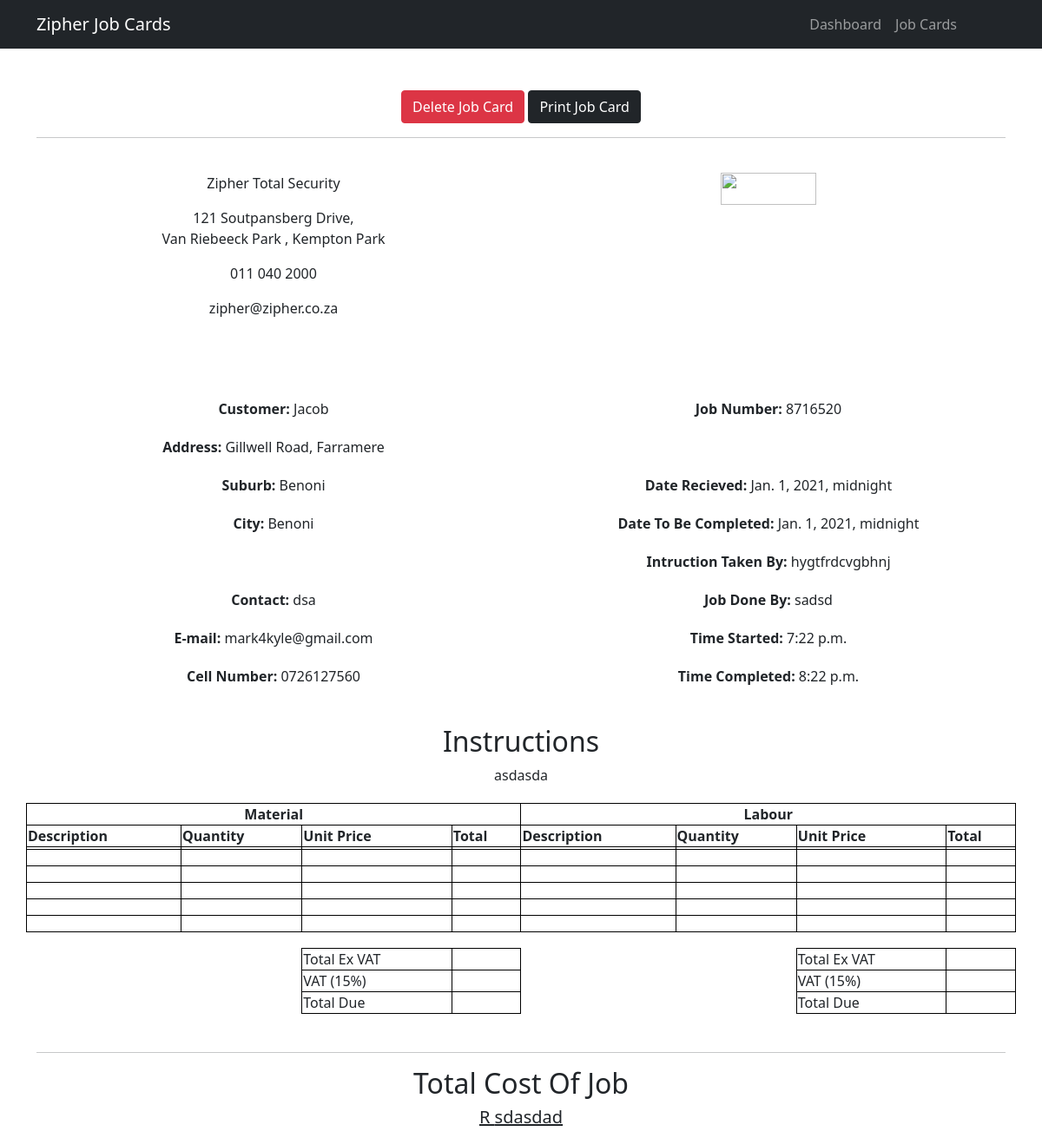
/zipherJobCards/viewJobCard/7, run on the app's committed database.
### main/models.py (models this page shows)
class jobCardsClass(models.Model):
    customerName = models.CharField("Customer Name",max_length=50 , blank=False)
    addressStreetNo = models.CharField(max_length=50 , blank=False)
    addressStreet = models.CharField(max_length=50 , blank=False)
    addressSuburb = models.CharField(max_length=50, blank=True )
    addressCity = models.CharField(max_length=50, blank=True )
    contact = models.CharField(max_length=50, blank=False )
    mail = models.CharField(max_length=50, blank=True )
    CellNo = models.CharField(max_length=50, blank=True )
    jobNumber = models.CharField(max_length=50, blank=True )
    dateRecieved = models.DateTimeField(auto_now=False, auto_now_add=False)
    dateToBeCompleted = models.DateTimeField(auto_now=False, auto_now_add=False)
    instructionBy = models.CharField(max_length=50, blank=True )
    jobDoneBy = models.CharField(max_length=50, blank=True )
    timeStarted = models.TimeField(auto_now=False, auto_now_add=False)
    timeCompleted = models.TimeField(auto_now=False, auto_now_add=False)
    Instructions = models.TextField(max_length=255)
    matDescription1 =models.CharField(max_length=50, blank=True )
    matDescription2 = models.CharField(max_length=50, blank=True)
    matDescription3 = models.CharField(max_length=50, blank=True)
    matDescription4 = models.CharField(max_length=50, blank=True)
    matDescription5 = models.CharField(max_length=50, blank=True)
    matDescription6 = models.CharField(max_length=50, blank=True)
    matQuantity1 =models.CharField(max_length=50, blank=True )
    matQuantity2 = models.CharField(max_length=50, blank=True)
    matQuantity3 = models.CharField(max_length=50, blank=True)
    matQuantity4 = models.CharField(max_length=50, blank=True)
    matQuantity5 = models.CharField(max_length=50, blank=True)
    matQuantity6 = models.CharField(max_length=50, blank=True)
    matUnitPrice1 =models.CharField(max_length=50, blank=True )
    matUnitPrice2 = models.CharField(max_length=50, blank=True)
    matUnitPrice3 = models.CharField(max_length=50, blank=True)
    matUnitPrice4 = models.CharField(max_length=50, blank=True)
    matUnitPrice5 = models.CharField(max_length=50, blank=True)
    matUnitPrice6 = models.CharField(max_length=50, blank=True)
    matTotal1 =models.CharField(max_length=50, blank=True )
    matTotal2 =models.CharField(max_length=50, blank=True )
    matTotal3 = models.CharField(max_length=50, blank=True)
    matTotal4 = models.CharField(max_length=50, blank=True)
    matTotal5 = models.CharField(max_length=50, blank=True)
    matTotal6 = models.CharField(max_length=50, blank=True)
    labDescription1 =models.CharField(max_length=50, blank=True )
    labDescription2 =models.CharField(max_length=50, blank=True )
    labDescription3 =models.CharField(max_length=50, blank=True )
    labDescription4 =models.CharField(max_length=50, blank=True )
    labDescription5 =models.CharField(max_length=50, blank=True )
    labDescription6 =models.CharField(max_length=50, blank=True )
    labQuantity1 =models.CharField(max_length=50, blank=True )
    labQuantity2 =models.CharField(max_length=50, blank=True )
    labQuantity3 =models.CharField(max_length=50, blank=True )
    labQuantity4 =models.CharField(max_length=50, blank=True )
    labQuantity5 =models.CharField(max_length=50, blank=True )
    labQuantity6 =models.CharField(max_length=50, blank=True )
    labUnitPrice1 =models.CharField(max_length=50, blank=True )
    labUnitPrice2 =models.CharField(max_length=50, blank=True )
    labUnitPrice3 =models.CharField(max_length=50, blank=True )
    labUnitPrice4 =models.CharField(max_length=50, blank=True )
    labUnitPrice5 =models.CharField(max_length=50, blank=True )
    labUnitPrice6 =models.CharField(max_length=50, blank=True )
    labTotal1 =models.CharField(max_length=50, blank=True )
    labTotal2 =models.CharField(max_length=50, blank=True )
    labTotal3 =models.CharField(max_length=50, blank=True )
    labTotal4 =models.CharField(max_length=50, blank=True )
    labTotal5 =models.CharField(max_length=50, blank=True )
    labTotal6 =models.CharField(max_length=50, blank=True )
    matTotalExVat = models.CharField(max_length=50, blank=True)
    matVat = models.CharField(max_length=50, blank=True)
    matTotalDue = models.CharField(max_length=50, blank=True)
    labTotalExVat = models.CharField(max_length=50, blank=True )
    labVat = models.CharField(max_length=50, blank=True )
    labTotalDue = models.CharField(max_length=50, blank=True )
    totalCostOfJob = models.CharField(max_length=50, blank=True)

### main/views.py (the view)
# urls.py: path('zipherJobCards/viewJobCard/<int:jobCard_pk>' , views.viewJobCard , name='viewJobCard'),
def viewJobCard(request, jobCard_pk):
    card = get_object_or_404(jobCardsClass, pk=jobCard_pk)
    if request.method == 'GET':
        form = jobCardForm(instance=card)
        return render(request, 'main/viewSettings.html', {'card': card, 'form':form})
    return render(request, 'main/viewSettings.html', {'card': card})

### main/templates/main/viewSettings.html (shortened to what this page needs)
{% extends "main/base.html"%}
{% block content %}
<div class="container" style="text-align:center">
            <a class="btn btn-danger" href="{% url 'deleteJobCard' card.id %}">Delete Job Card</a>
            <a class="btn btn-dark" href="{% url 'printJobCard' card.id %}">Print Job Card</a>
    <br>
    <hr>
    <br>
    <div class="row mb-1">
        <div class="col">
            <p>Zipher Total Security </p>
            <p style="line-heght: .5">121 Soutpansberg Drive,<br>
            Van Riebeeck Park , Kempton Park</p>
            <p>011 040 2000</p>
            <p>zipher@zipher.co.za</p>
        </div>
        <div class="col">
            <img style="width: 45%;" src="https://i.imgur.com/OKQZDFY.png">
        </div>
    </div>
    <br>
    <br>
    <br>
    <div class="row mb-1">
        <div class="col">
            <p><b>Customer:</b> {{ card.customerName }}</p>
        </div>
        <div class="col">
            <p><b>Job Number:</b> {{ card.jobNumber }}</p>
        </div>
    </div>
    <div class="row mb-1">
        <div class="col">
            <p><b>Address:</b> {{ card.addressStreetNo }}, {{ card.addressStreet }}</p>
        </div>
        <div class="col">
        </div>
    </div>
    <div class="row mb-1">
        <div class="col">
            <p><b>Suburb: </b> {{ card.addressSuburb }}</p>
        </div>
        <div class="col">
            <p><b>Date Recieved: </b> {{ card.dateRecieved }}</p>
        </div>
    </div>
    <div class="row mb-1">
        <div class="col">
            <p><b>City: </b> {{ card.addressCity }}</p>
        </div>
        <div class="col">
                <p><b>Date To Be Completed: </b> {{ card.dateToBeCompleted }}</p>
        </div>
    </div>
    <div class="row mb-1">
        <div class="col">
        </div>
        <div class="col">
                <p><b>Intruction Taken By: </b> {{ card.instructionBy }}</p>
        </div>
    </div>
    <div class="row mb-1">
        <div class="col">
            <p><b>Contact: </b> {{ card.contact }}</p>
        </div>
        <div class="col">
                <p><b>Job Done By: </b> {{ card.jobDoneBy }}</p>
        </div>
    </div>
    <div class="row mb-1">
        <div class="col">
            <p><b>E-mail: </b> {{ card.mail }}</p>
        </div>
        <div class="col">
                <p><b>Time Started: </b> {{ card.timeStarted }}</p>
        </div>
    </div>
    <div class="row mb-1">
        <div class="col">
            <p><b>Cell Number: </b> {{ card.CellNo }}</p>
        </div>
        <div class="col">
                <p><b>Time Completed: </b> {{ card.timeCompleted }}</p>
        </div>
    </div>
    <br>
    <div class="row mb-1">
        <h2>Instructions</h2>
        <br>
        <p>{{ card.Instructions }}</p>
    </div>
    <div class="row mb-1">
        <table  ">
            <tr>
                <th colspan="4" style="text-align: center; border: 1px solid black;"><b>Material</b></th>
                <th colspan="4" style="text-align: center; border: 1px solid black;"><b>Labour</b></th>
            </tr>
            <tr>
                <th style="border: 1px solid black;">Description</th>
                <th style="border: 1px solid black;">Quantity</th>
                <th style="border: 1px solid black;">Unit Price</th>
                <th style="border: 1px solid black;">Total</th>
                <th style="border: 1px solid black;">Description</th>
                <th style="border: 1px solid black;">Quantity</th>
                <th style="border: 1px solid black;">Unit Price</th>
                <th style="border: 1px solid black;">Total</th>
            </tr>
            <tr>
                <td style="border: 1px solid black;">{{ card.matDescription1 }}</td>
                <td style="border: 1px solid black;">{{ card.matQuantity1 }}</td>
                <td style="border: 1px solid black;">{{ card.matUnitPrice1 }}</td>
                <td style="border: 1px solid black;">{{ card.matTotal1 }}</td>
                <td style="border: 1px solid black;">{{ card.labDescription1 }}</td>
                <td style="border: 1px solid black;"> {{ card.labQuantity1 }}</td>
                <td style="border: 1px solid black;">{{ card.labUnitPrice1 }}</td>
                <td style="border: 1px solid black;">{{ card.labTotal1 }}</td>
            </tr>
            <tr>
                <td style="border: 1px solid black;"><p>{{ card.matDescription2 }} </p></td>
                <td style="border: 1px solid black;">{{ card.matQuantity2 }}</td>
                <td style="border: 1px solid black;">{{ card.matUnitPrice2 }}</td>
                <td style="border: 1px solid black;">{{ card.matTotal2 }}</td>
                <td style="border: 1px solid black;"><p>{{ card.labDescription2 }}</p></td>
                <td style="border: 1px solid black;"> {{ card.labQuantity2 }}</td>
                <td style="border: 1px solid black;">{{ card.labUnitPrice2 }}</td>
                <td style="border: 1px solid black;">{{ card.labTotal2 }}</td>
            </tr>
            <tr>
                <td style="border: 1px solid black;"><p>{{ card.matDescription3 }}</p></td>
                <td style="border: 1px solid black;">{{ card.matQuantity3 }}</td>
                <td style="border: 1px solid black;">{{ card.matUnitPrice3 }}</td>
                <td style="border: 1px solid black;">{{ card.matTotal3 }}</td>
                <td style="border: 1px solid black;">{{ card.labDescription3 }}</td>
                <td style="border: 1px solid black;"> {{ card.labQuantity3 }}</td>
                <td style="border: 1px solid black;">{{ card.labUnitPrice3 }}</td>
                <td style="border: 1px solid black;">{{ card.labTotal3 }}</td>
            </tr>
            <tr>
                <td style="border: 1px solid black;"><p>{{ card.matDescription4 }}</p></td>
                <td style="border: 1px solid black;">{{ card.matQuantity4 }}</td>
                <td style="border: 1px solid black;">{{ card.matUnitPrice4 }}</td>
                <td style="border: 1px solid black;">{{ card.matTotal4 }}</td>
                <td style="border: 1px solid black;">{{ card.labDescription4 }}</td>
                <td style="border: 1px solid black;"> {{ card.labQuantity4 }}</td>
                <td style="border: 1px solid black;">{{ card.labUnitPrice4 }}</td>
                <td style="border: 1px solid black;">{{ card.labTotal4 }}</td>
            </tr>
            <tr>
                <td style="border: 1px solid black;"><p>{{ card.matDescription5 }}</p></td>
                <td style="border: 1px solid black;">{{ card.matQuantity5 }}</td>
                <td style="border: 1px solid black;">{{ card.matUnitPrice5 }}</td>
                <td style="border: 1px solid black;">{{ card.matTotal5 }}</td>
                <td style="border: 1px solid black;">{{ card.labDescription5 }}</td>
                <td style="border: 1px solid black;"> {{ card.labQuantity5 }}</td>
                <td style="border: 1px solid black;">{{ card.labUnitPrice5 }}</td>
                <td style="border: 1px solid black;">{{ card.labTotal5 }}</td>
            </tr>
            <tr>
                <td style="border: 1px solid black;"><p>{{ card.matDescription6 }}</p></td>
                <td style="border: 1px solid black;">{{ card.matQuantity6 }}</td>
                <td style="border: 1px solid black;">{{ card.matUnitPrice6 }}</td>
                <td style="border: 1px solid black;">{{ card.matTotal6 }}</td>
                <td style="border: 1px solid black;">{{ card.labDescription6 }}</td>
                <td style="border: 1px solid black;"> {{ card.labQuantity6 }}</td>
                <td style="border: 1px solid black;">{{ card.labUnitPrice6 }}</td>
                <td style="border: 1px solid black;">{{ card.labTotal6 }}</td>
            </tr>
            <tr>
                <td><p> </p></td>
            </tr>
            <tr>
                <td ><p></p></td>
                <td ></td>
                <td style="border: 1px solid black;">Total Ex VAT</td>
                <td style="border: 1px solid black;">{{ card.matTotalExVat }}</td>
                <td ><p></p></td>
                <td ></td>
                <td style="border: 1px solid black;">Total Ex VAT</td>
                <td style="border: 1px solid black;">{{ card.labTotalExVat }}</td>
            </tr>
            <tr>
                <td ><p></p></td>
                <td ></td>
                <td style="border: 1px solid black;">VAT (15%)</td>
                <td style="border: 1px solid black;">{{ card.matVat }}</td>
                <td ><p></p></td>
                <td ></td>
                <td style="border: 1px solid black;">VAT (15%)</td>
                <td style="border: 1px solid black;">{{ card.labVat }}</td>
            </tr>
            <tr>
                <td ><p></p></td>
                <td ></td>
                <td style="border: 1px solid black;">Total Due</td>
                <td style="border: 1px solid black;">{{ card.matTotalDue }}</td>
                <td ><p></p></td>
                <td ></td>
                <td style="border: 1px solid black;">Total Due</td>
                <td style="border: 1px solid black;">{{ card.labTotalDue }}</td>
            </tr>
        </table>
    </div>
    <br>
    <hr>
    <div class="row mb-1">
        <h2>Total Cost Of Job</h2>
        <h5><u>R {{ card.totalCostOfJob }}</u></h5>
    </div>
</div>
{% endblock %}

### data on the page
jobCardsClass: customerName "Jacob", jobNumber "8716520", addressStreetNo "Gillwell Road", addressStreet "Farramere", addressSuburb "Benoni", dateRecieved "Jan. 1, 2021, midnight", addressCity "Benoni", dateToBeCompleted "Jan. 1, 2021, midnight", instructionBy "hygtfrdcvgbhnj", contact "dsa", jobDoneBy "sadsd", mail "mark4kyle@gmail.com", timeStarted "7:22 p.m.", CellNo "0726127560", timeCompleted "8:22 p.m.", Instructions "asdasda", totalCostOfJob "sdasdad"
